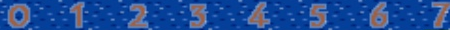
#> input picture img/mapchips/Hakoniwa_X_axis.png, 450 x 30 px, given in place of land0.png, which was not available; the run also reads 1 picture not shown here
$ python mapchip_analyzer.py
#> lines starting #> are read from the running program, lines starting #| are printed output that depends on the picture; pictures that were not available may be replaced by others from this repository, and a replacement may not be noted
import cv2
from matplotlib import pyplot as plt
import os
import numpy as np

def imread(*vars, **kwargs):
  return cv2.imread(*vars, **kwargs)[...,::-1].astype(np.uint8)
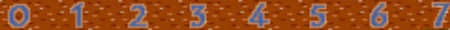
#> returned value: shape (30, 450, 3); mean of channels 0, 1, 2 32.8, 76.2, 151; drawn as B, G, R

img_dir = "img"

xbar_path = os.path.join(img_dir, "mapchips/Hakoniwa_X_axis.png")

mapchip_names = [f"land{i}" for i in range(17)] + [f"monster{i}" for i in range(9)] + ["monument0", "f02"]
mapchip_paths = {f: os.path.join(img_dir, f"mapchips/{f}.png")  for f in mapchip_names}
mapchip_int = {k:i for i, k in enumerate(mapchip_names)}
mapchip_jp = {k:"海荒草村町都森農工ミ防山底痕瀬鉱油緑赤黒王硬三九メ霊礎巨"[i]
              for i, k in enumerate(mapchip_names)}
mapchip_sim_int = {k:[0,2,4,5,6,7,9,11,14,18,19,20,23,3,1,21,24,33,36,37,41,35,34,39,32,38,25,32][i] for i,k in enumerate(mapchip_names)}
mapchip_size = 60
mapchip_half = mapchip_size // 2
map_w = mapchip_size*12 + mapchip_half
map_h = mapchip_size*12

mapchip_dict = {i: cv2.resize(imread(mapchip_paths[i]),(mapchip_size,mapchip_size)) for i in mapchip_paths}
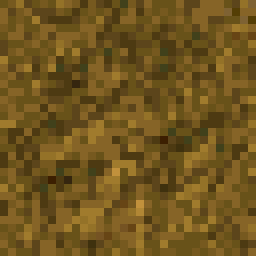
#> input picture img/mapchips/land1.png, 32 x 32 px (shown 8 times larger)
#> in imread (call 2), `return cv2.imread(*vars, **kwargs)[...,::-1].astype(np.uint8)`:
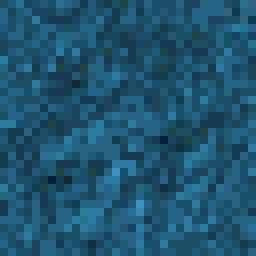
#> returned value: shape (32, 32, 3) (shown 8 times larger); mean of channels 0, 1, 2 112.4, 85.2, 30.5; drawn as B, G, R
#> (the run stopped early here; a loop or call above may not have finished)
